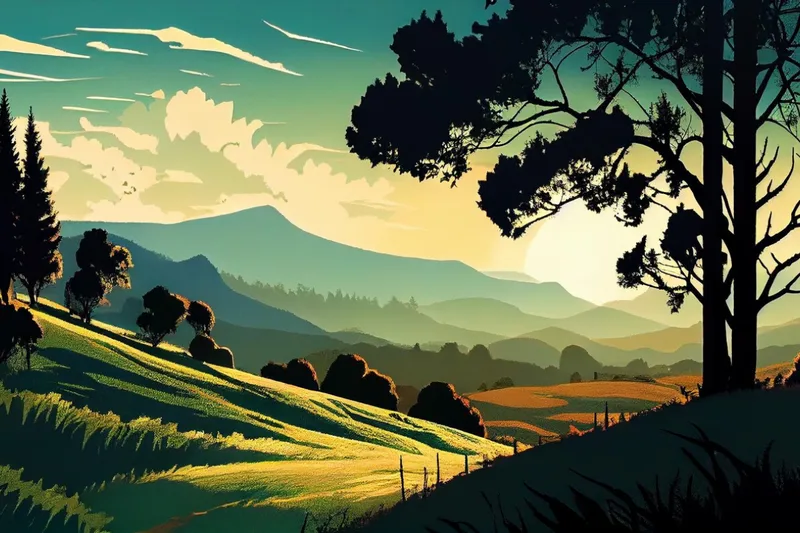
#> input picture semester 6/komputer grafik/latihangui/LatGui/src/main/java/com/pertemuan2/latgui/contoh1.jpg, 800 x 533 px, found by its file name
$ python animasisharpening.py
#> lines starting #> are read from the running program, lines starting #| are printed output that depends on the picture
import cv2
import numpy as np
import matplotlib.pyplot as plt
from matplotlib.animation import FuncAnimation

# Membaca gambar yang akan diproses
image = cv2.imread(r'src\main\java\com\pertemuan2\latgui\contoh1.jpg')  # Ganti dengan path gambar Anda
#> image is the input picture: shape (533, 800, 3); mean B, G, R 75.3, 104.1, 92.2

# Membuat kernel penajaman dasar (alat untuk menajamkan gambar)
base_kernel = np.array([[0, -1, 0],
                        [-1, 5, -1],
                        [0, -1, 0]])
"""
`base_kernel` adalah pola yang digunakan untuk mengubah gambar.
Pola ini menambah kontras antara bagian tengah gambar dan sekitarnya,
yang membuat gambar terlihat lebih tajam.
"""

# Fungsi untuk menajamkan gambar
def sharpen_image(image, scale):
    """
    Fungsi ini akan menajamkan gambar menggunakan pola penajaman.

    Parameters:
    - image: Gambar yang akan diproses.
    - scale: Angka yang menentukan seberapa tajam gambar yang ingin dibuat.
             Semakin besar angka, semakin tajam gambar.

    Returns:
    - Gambar yang sudah ditajamkan.
    """
#> called with scale = 0.1
    # Mengubah pola penajaman sesuai dengan angka skala
    kernel = base_kernel * scale
#> kernel = [[0, -0.1, 0], [-0.1, 0.5, -0.1], [0, -0.1, 0]]
    # Menerapkan pola penajaman pada gambar
    return cv2.filter2D(image, -1, kernel)
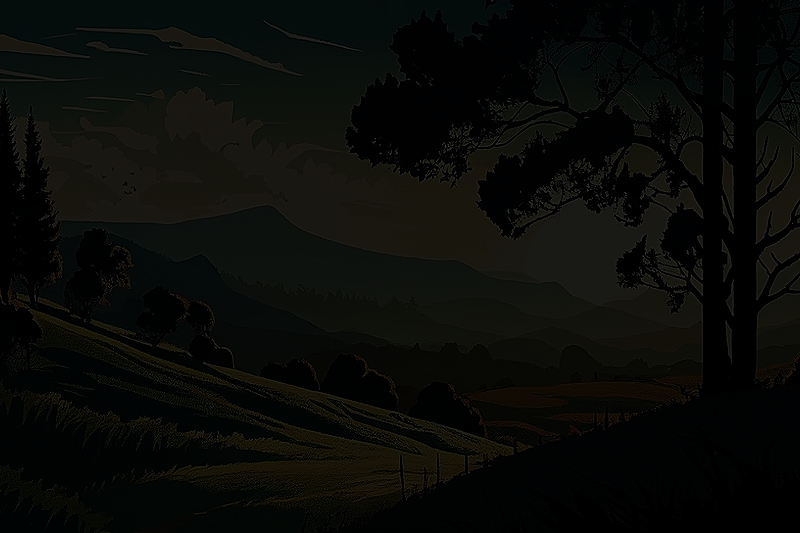
#> returned value: shape (533, 800, 3); mean of channels 0, 1, 2 8, 10.8, 9.6; drawn as B, G, R

# Menyiapkan tempat untuk menampilkan gambar dalam animasi
fig, ax = plt.subplots(figsize=(10, 5))
ax.axis('off')  # Menonaktifkan sumbu agar gambar tampil lebih bersih

# Menampilkan gambar pertama kali sebelum ditajamkan
img_display = ax.imshow(cv2.cvtColor(image, cv2.COLOR_BGR2RGB))
"""
Menampilkan gambar asli yang belum ditajamkan dengan konversi warna dari BGR ke RGB
agar tampil dengan benar di matplotlib.
"""

# Fungsi untuk memperbarui gambar setiap kali animasi berjalan
def update(frame):
    """
    Fungsi ini dipanggil setiap kali animasi berjalan.
    Gambar akan diperbarui dengan penajaman yang semakin kuat.

    Parameter:
    - frame: Nomor frame yang menentukan seberapa tajam gambar pada saat itu.

    Returns:
    - Gambar yang diperbarui (ditajamkan) untuk ditampilkan di animasi.
    """
    # Menajamkan gambar berdasarkan nomor frame
    sharpened = sharpen_image(image, frame / 10)  # Skala penajaman bertambah seiring bertambahnya frame
    # Memperbarui gambar yang ditampilkan
    img_display.set_data(cv2.cvtColor(sharpened, cv2.COLOR_BGR2RGB))
    return [img_display]

# Membuat animasi yang memperbarui gambar secara bertahap
ani = FuncAnimation(fig, update, frames=np.arange(1, 22), blit=True)
"""
`FuncAnimation` membuat animasi dengan memperbarui gambar setiap kali frame berubah.
- `frames=np.arange(1, 22)`: Membuat urutan angka dari 1 sampai 21 untuk menentukan jumlah frame.
- `blit=True`: Memperbarui hanya bagian gambar yang berubah, membuat animasi lebih cepat.
"""

# Menambahkan judul pada animasi
plt.title('Animasi Penajaman Gambar')

# Menampilkan animasi
plt.show()
"""
Menampilkan animasi yang telah dibuat. Gambar akan berubah secara bertahap
menjadi lebih tajam seiring dengan berjalannya animasi.
"""
